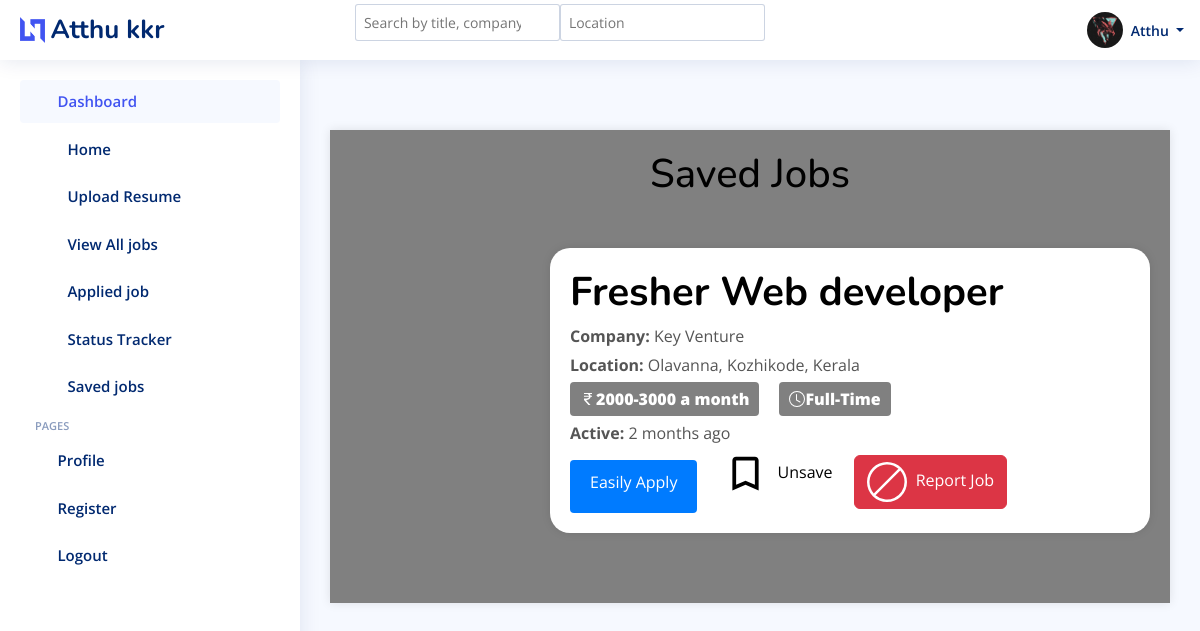
Page /job/saved_list/ (signed in) on the committed database.
### UserApplicant/models.py (models this page shows, shortened)
class User(AbstractUser):
    email = models.EmailField(unique=True)
    is_admin = models.BooleanField(default=False)
    is_employer=models.BooleanField(default=False)
    is_jobseeker=models.BooleanField(default=False)
    has_resume=models.BooleanField(default=False)
    has_company=models.BooleanField(default=False)
    is_verified =models.BooleanField(default=False)
    verification_token= models.CharField(max_length=64,unique=True,blank=True)
    is_blocked =models.BooleanField(default=False)

class jobseeker_Profile(models.Model):
    user =models.OneToOneField(User, on_delete=models.CASCADE)
    phone_number=models.CharField(max_length=15,blank=True,null=True)
    address=models.CharField(max_length=255,blank=True,null=True)
    profile_picture=models.ImageField(upload_to='profile_pictures/',blank=True,null=True)
    first_name=models.CharField(max_length=30,blank=True,null=True)
    last_name=models.CharField(max_length=30,blank=True,null=True)
    date_of_birth=models.DateField(blank=True,null=True)
    about=models.TextField()
    gender=models.CharField(max_length=15,blank=True,null=True)
    education = models.CharField(max_length=100, blank=True, null=True)
    job=models.CharField(max_length=50,blank=True,null=True)
    country=models.CharField(max_length=50,blank=True,null=True)
    skills = models.ManyToManyField(Skill)
    x =models.URLField(max_length=255,blank=True,null=True)
    insta =models.URLField(max_length=255,blank=True,null=True)
    facebook=models.URLField(max_length=255,blank=True,null=True)
    linkedin=models.URLField(max_length=255,blank=True,null=True)

### Job/models.py (models this page shows, shortened)
class SavedJob(models.Model) :
    user = models.ForeignKey(User, on_delete = models.CASCADE)
    job = models.ForeignKey(JobPost, on_delete= models.CASCADE)
    savedat = models.DateTimeField(auto_now_add=True)

class JobPost(models.Model):
    EXPERIENCE_CHOICES = [
        ('0-1', '0-1 years'),
        ('1-3', '1-3 years'),
        ('3-5', '3-5 years'),
        ('5-10', '5-10 years'),
        ('10+', '10+ years'),
    ]
    JOB_TYPE_CHOICES = [
        ('Full-Time', 'Full-Time'),
        ('Part-Time', 'Part-Time'),
        ('Internship', 'Internship'),
    ]
    user=models.ForeignKey(User,on_delete=models.CASCADE)
    company=models.ForeignKey(Company,on_delete=models.CASCADE,default='Select Your Company')
    skills = models.ManyToManyField(Skills_job, blank=True)
    title=models.CharField(max_length=255,blank=True, null=True)
    education=models.ForeignKey(Education,on_delete=models.CASCADE, default='Highest Qualification')
    salary=models.ForeignKey(SalaryRange,on_delete=models.CASCADE, default='10000-20000')
    overview =models.TextField(max_length=255,blank=True,null=True)
    location=models.CharField(max_length=255,blank=True,null=True)
    job_type =models.CharField(max_length=10,choices=JOB_TYPE_CHOICES,null=True, default='Full-Time')
    experience= models.CharField(max_length=5,choices=EXPERIENCE_CHOICES,null=True)
    is_active= models.BooleanField(default=True)
    timestamp=models.DateTimeField(auto_now_add=True)

class SalaryRange(models.Model):
    salary_range = models.CharField(max_length=100)
    def __str__(self):
        return self.salary_range

### Company/models.py (models this page shows, shortened)
class Company(models.Model):
    user=models.OneToOneField(User, on_delete=models.CASCADE)
    name=models.CharField(max_length=100,blank=True,null=True)
    start_date=models.DateField(blank=True, null=True)
    country=models.CharField(max_length=255,blank=True,null=True)
    state=models.CharField(max_length=100,blank=True,null=True)
    city=models.CharField(max_length=100,blank=True,null=True)
    is_active =models.BooleanField(default=True)

### Job/views.py (the view)
# urls.py: path('saved_list/',SavedListView.as_view(),name="saved_list"),
class SavedListView(LoginRequiredMixin,ListView):
    model = SavedJob
    template_name = 'Job/Saved_jobs_List.html'
    context_object_name = 'saved_jobs'
    def get_queryset(self):
        saved_job =SavedJob.objects.filter(user = self.request.user)
        active_jobs = saved_job.filter(job__company__is_active=True).select_related('job')
        return active_jobs

### templates/Job/Saved_jobs_List.html (shortened to what this page needs)
{% extends 'Dashboard/Dashboard.html' %}
{% load humanize %}
{% load widget_tweaks %}
{% load static %}
{% block header %}
{% if request.user.is_jobseeker%}
  <header id="header" class="header fixed-top d-flex align-items-center">
    <div class="d-flex align-items-center justify-content-between">
      <a href="index.html" class="logo d-flex align-items-center">
        <img src="{% static 'img/img/logo.png' %}" alt="">
        <span class="d-none d-lg-block">{{ request.user.jobseeker_profile.first_name }} {{ request.user.jobseeker_profile.last_name }}</span>
      </a>
      <i class="bi bi-list toggle-sidebar-btn"></i>
    </div>
    {% block search1 %}
    <div class="search-bar" >
        <form class="search-form d-flex align-items-center" method="GET" action="#">
          <input type="text" id="search-input" name="search" placeholder="Search by title, company, or skills" ">
          <input type="text" id="location-input" name="location" placeholder="Location" >
          <button type="submit" title="Search"><i class="bi bi-search"></i></button>
        </form>
      </div>
    {% endblock search1 %}
    <nav class="header-nav ms-auto">
      <ul class="d-flex align-items-center">
        <li class="nav-item dropdown pe-3">
          <a class="nav-link nav-profile d-flex align-items-center pe-0" href="#" data-bs-toggle="dropdown">
            {% if request.user.jobseeker_profile.profile_picture %}
                   <img src="{{ request.user.jobseeker_profile.profile_picture.url }}" alt="Profile" class="rounded-circle">
            {% else %}
                   <img src="{% static 'images/faces/face28.png' %}" alt="Default Profile Picture">
            {% endif %}
            <span class="d-none d-md-block dropdown-toggle ps-2">{{ request.user.jobseeker_profile.first_name }}
            </span>
          </a>
        </li>
      </ul>
    </nav>
  </header>
  {% endif %}
  {% endblock header %}
{% block sidebar %}
{% if request.user.is_jobseeker %}
<aside id="sidebar" class="sidebar">
  <ul class="sidebar-nav" id="sidebar-nav">
    <li class="nav-item">
      <a class="nav-link " href="{% url "jobseeker_dash" %}">
        <i class="bi bi-grid"></i>
        <span>Dashboard</span>
      </a>
    </li>
    <li class="nav-item">
      <a class="nav-link collapsed"  href="{% url "jobseeker_dash" %}">
        <i class="bi bi-journal-text"></i> <span>Home</span>
      </a>
    </li>
    <li class="nav-item">
      <a class="nav-link collapsed"  href="{% url "update_resume" %}">
        <i class="bi bi-journal-text"></i> <span>Upload Resume</span>
      </a>
    </li>
      <li class="nav-item">
        <a class="nav-link collapsed"  href="{% url "seeker_view_all_jobs" %}">
          <i class="bi bi-layout-text-window-reverse"></i><span>View All jobs</span>
        </a>
      </li>
      <li class="nav-item">
        <a class="nav-link collapsed"  href="{% url "applied_job" %}">
          <i class="bi bi-layout-text-window-reverse"></i><span>Applied job</span>
        </a>
      </li>
      <li class="nav-item">
        <a class="nav-link collapsed"  href="{% url "status_track_seeker" %}">
          <i class="bi bi-layout-text-window-reverse"></i><span>Status Tracker</span>
        </a>
      </li>
      <li class="nav-item">
        <a class="nav-link collapsed"  href="{% url "saved_list" %}">
          <i class="bi bi-layout-text-window-reverse"></i><span>Saved jobs</span>
        </a>
      </li>
    <li class="nav-heading">Pages</li>
    <li class="nav-item">
      <a class="nav-link collapsed" href="{% url "update_profile_job" %}">
        <i class="bi bi-person"></i>
        <span>Profile</span>
      </a>
    </li>
    <li class="nav-item">
      <a class="nav-link collapsed" href="{% url "register_seeker" %}">
        <i class="bi bi-card-list"></i>
        <span>Register</span>
      </a>
    </li>
    <li class="nav-item">
      <a class="nav-link collapsed" href="{% url "logoutdone" %}">
        <i class="bi bi-box-arrow-in-right"></i>
        <span>Logout</span>
      </a>
    </li>
  </ul>
</aside>
{% endif %}
{% endblock sidebar %}
{% block main %}
<main id="main" class="main">
    <section class="section profile">
        <div class="ever">
            <h2 style="text-align: center; color: black; font-size: 40px;">Saved Jobs</h2>
            <div id="search-results">
                {% for job in saved_jobs %}
                    <div class="job-details">
                        <h2 style="color: black; font-size: 40px; font-weight: bold;">{{ job.job.title }}</h2>
                        <p><strong>Company:</strong> {{ job.job.company.name }}</p>
                        <p><strong>Location:</strong> {{ job.job.location }}</p>
                        <p>
                            <div class='job-info-row'>
                                <div class="button-field">
                                    <strong>{{ job.job.salary }} a month</strong>
                                </div>
                                <div class="button-field1">
                                    <svg xmlns="http://www.w3.org/2000/svg" width="16" height="16" fill="currentColor" class="bi bi-clock" viewBox="0 0 16 16">
                                        <path d="M8 3.5a.5.5 0 0 0-1 0V9a.5.5 0 0 0 .252.434l3.5 2a.5.5 0 0 0 .496-.868L8 8.71z"/>
                                        <path d="M8 16A8 8 0 1 0 8 0a8 8 0 0 0 0 16m7-8A7 7 0 1 1 1 8a7 7 0 0 1 14 0"/>
                                    </svg>
                                    <strong>{{ job.job.job_type }}</strong>
                                </div>
                            </div>
                        </p>
                        <p><strong>Active:</strong> {{ job.job.timestamp|naturaltime }}</p>
                        <div class="action-icons">
                            <a href="{% url 'seeker_viewmore' pk=job.pk %}" class="apply-now">Easily Apply</a>
                            <div class="save-job-icon">
                                <form action="{% url 'unsave_job' job.id %}" method="post" style="display: inline;">
                                  <button type="submit" style="background: none; border: none; cursor: pointer;">
                                      <svg xmlns="http://www.w3.org/2000/svg" viewBox="0 0 24 24" fill="currentColor" width="45px" height="45px">
                                          <path d="M17 3H7c-1.1 0-2 .9-2 2v16l7-3 7 3V5c0-1.1-.9-2-2-2zm0 15l-5-2.18L7 18V5h10v13z"/>
                                      </svg>
                                      Unsave
                                  </button>
                                </form>
                            </div>
                            <div class="report-job-icon">
                                <a href="{% url 'report_job' job.id %}" class="btn btn-danger">
                                    <svg xmlns="http://www.w3.org/2000/svg" width="40" height="40" fill="currentColor" class="bi bi-ban" viewBox="0 0 16 16">
                                        <path d="M15 8a6.97 6.97 0 0 0-1.71-4.584l-9.874 9.875A7 7 0 0 0 15 8M2.71 12.584l9.874-9.875a7 7 0 0 0-9.874 9.874ZM16 8A8 8 0 1 1 0 8a8 8 0 0 1 16 0"/>
                                    </svg>
                                    Report Job
                                </a>
                            </div>
                        </div>
                    </div>
                {% endfor %}
            </div>
        </div>
    </section>
  </main>
{% endblock main %}
{% block script %}
  <link rel="stylesheet" href="https://ajax.googleapis.com/ajax/libs/jqueryui/1.12.1/themes/smoothness/jquery-ui.css">
{% endblock script %}

### static/css/css/style.css (style rules this page uses)
:root { scroll-behavior: smooth; }
body { font-family: "Open Sans", sans-serif; background: #f6f9ff; color: #444444; }
a { color: #4154f1; text-decoration: none; }
h1, h2, h3, h4, h5, h6 { font-family: "Nunito", sans-serif; }
#main { margin-top: 60px; padding: 20px 30px; transition: all 0.3s; }
.logo { line-height: 1; }
@media (min-width: 1200px) { .logo { width: 280px; } }
.logo img { max-height: 26px; margin-right: 6px; }
.logo span { font-size: 26px; font-weight: 700; color: #012970; font-family: "Nunito", sans-serif; }
.header { transition: all 0.5s; z-index: 997; height: 60px; box-shadow: 0px 2px 20px rgba(1, 41, 112, 0.1); background-color: #fff; padding-left: 20px; }
.header .toggle-sidebar-btn { font-size: 32px; padding-left: 10px; cursor: pointer; color: #012970; }
.header .search-bar { min-width: 360px; padding: 0 20px; }
.header .search-form { width: 100%; }
.header .search-form input { border: 0; font-size: 14px; color: #012970; border: 1px solid rgba(1, 41, 112, 0.2); padding: 7px 38px 7px 8px; border-radius: 3px; transition: 0.3s; width: 100%; }
.header .search-form button { border: 0; padding: 0; margin-left: -30px; background: none; }
.header .search-form button i { color: #012970; }
.header-nav ul { list-style: none; }
.header-nav>ul { margin: 0; padding: 0; }
.header-nav .nav-profile { color: #012970; }
.header-nav .nav-profile img { max-height: 36px; }
.header-nav .nav-profile span { font-size: 14px; font-weight: 600; }
.sidebar { position: fixed; top: 60px; left: 0; bottom: 0; width: 300px; z-index: 996; transition: all 0.3s; padding: 20px; overflow-y: auto; scrollbar-width: thin; scrollbar-color: #aab7cf transparent; box-shadow: 0px 0px 20px rgba(1, 41, 112, 0.1); background-color: #fff; }
@media (min-width: 1200px) { #main, #footer { margin-left: 300px; } }
.sidebar-nav { padding: 0; margin: 0; list-style: none; }
.sidebar-nav li { padding: 0; margin: 0; list-style: none; }
.sidebar-nav .nav-item { margin-bottom: 5px; }
.sidebar-nav .nav-heading { font-size: 11px; text-transform: uppercase; color: #899bbd; font-weight: 600; margin: 10px 0 5px 15px; }
.sidebar-nav .nav-link { display: flex; align-items: center; font-size: 15px; font-weight: 600; color: #4154f1; transition: 0.3; background: #f6f9ff; padding: 10px 15px; border-radius: 4px; }
.sidebar-nav .nav-link i { font-size: 16px; margin-right: 10px; color: #4154f1; }
.sidebar-nav .nav-link.collapsed { color: #012970; background: #fff; }
.sidebar-nav .nav-link.collapsed i { color: #899bbd; }

### templates/Job/Saved_jobs_List.html (style rules this page uses)
.ever { width: auto; margin: 50px auto; padding: 20px; background-color: grey; box-shadow: 0 0 10px rgba(0, 0, 0, 0.1); }
.job-details { max-width: 900px; margin: 50px auto; margin-left: 200px; padding: 20px; background-color: #fff; box-shadow: 0 0 10px rgba(0, 0, 0, 0.1); text-align: left; border-radius: 20px; }
.job-details h2 { color: #333; }
.job-details p { color: #555; margin: 5px 0; }
.apply-now, .btn-active, .btn-inactive { display: inline-block; padding: 10px 20px; margin: 10px 5px 0 0; text-decoration: none; color: #fff; border-radius: 4px; cursor: pointer; font-size: 16px; }
.apply-now { background-color: #007BFF; }
.job-info-row { display: flex; justify-content: start; align-items: center; }
.button-field { display: flex; align-items: center; background-color: #808080; color: #fff; padding: 5px 10px; border-radius: 4px; font-weight: bold; }
.button-field1 { display: flex; margin-left:20px; align-items: center; background-color: #808080; color: #fff; padding: 5px 10px; border-radius: 4px; font-weight: bold; }
.action-icons { margin-left: auto; display: flex; gap: 15px; }
.save-job-icon { display: flex; align-items: center; color: #000000; text-decoration: none; cursor: pointer; }
.report-job-icon { display: flex; align-items: center; color: #000000; text-decoration: none; cursor: pointer; }
.save-job-icon svg, .report-job-icon svg { margin-right: 5px; }

### rows in the picture
User: user.jobseeker_profile.first_name "Atthu", user.jobseeker_profile.last_name "kkr", user.jobseeker_profile.profile_picture (picture)
SavedJob: job "Fresher Web developer", job.company.name "Key Venture", job.location "Olavanna, Kozhikode, Kerala", job.salary "2000-3000", job.job_type "Full-Time", job.timestamp "2 months ago"
